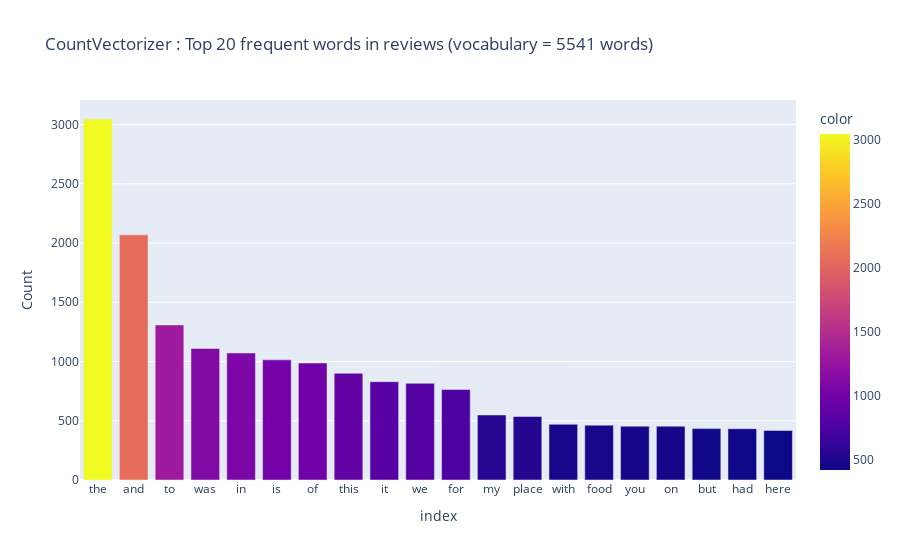
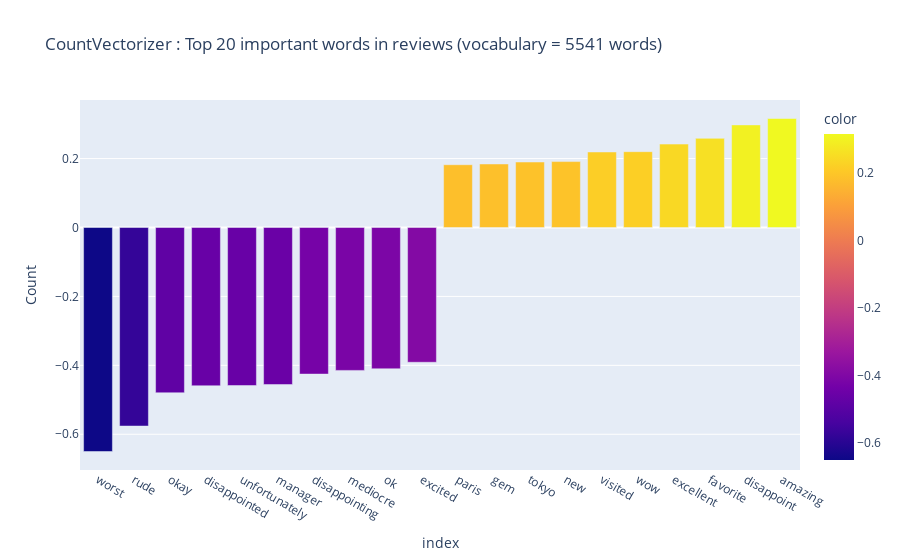
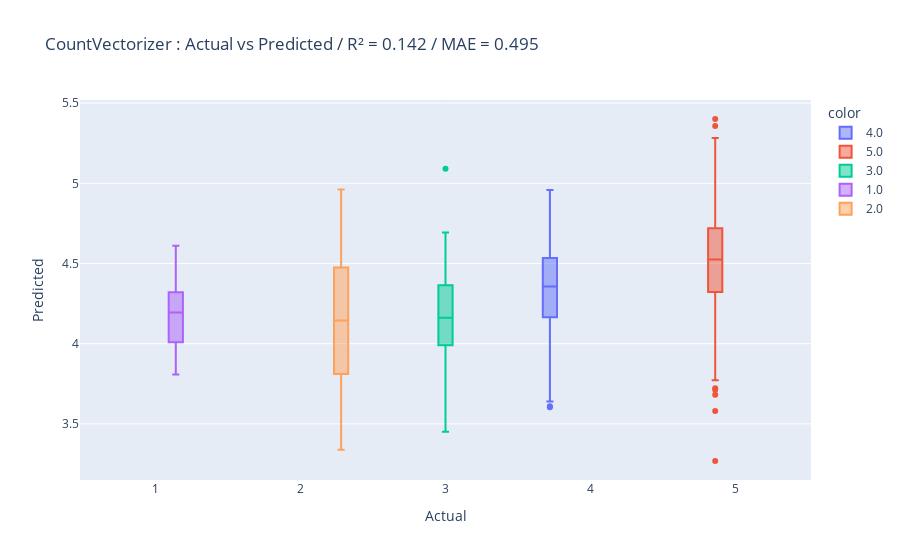
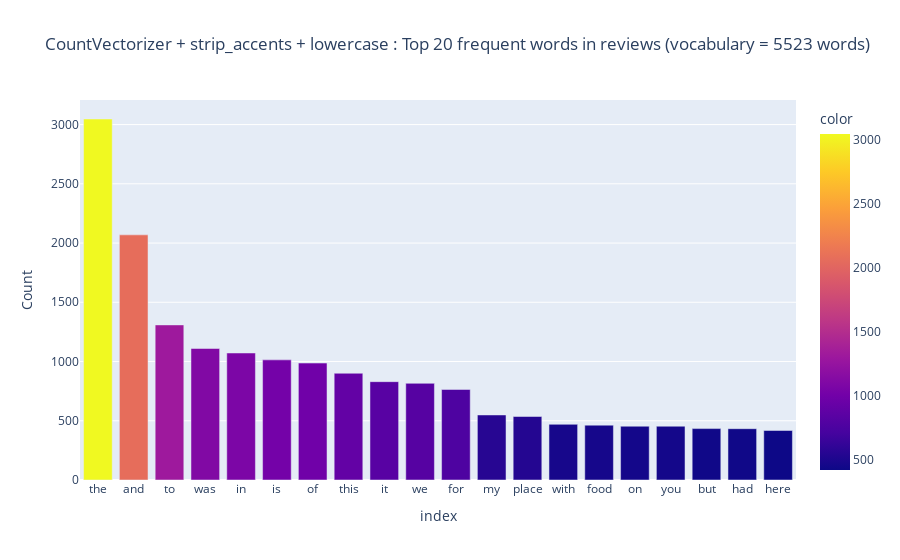

The cell these charts' notebook holds for them, in order:
### Markdown cell above
## No pre-processing

### Code cell
from sklearn.linear_model import ElasticNetCV
from sklearn.metrics import median_absolute_error, r2_score
from sklearn.feature_extraction.text import CountVectorizer, TfidfVectorizer

from nltk.corpus import stopwords, wordnet
from nltk.stem import PorterStemmer, WordNetLemmatizer
from nltk import word_tokenize, pos_tag

import spacy

import string

nltk.download("stopwords")
nltk.download("wordnet")
stopwords = set(stopwords.words("english"))

nlp = spacy.load("en_core_web_sm")


def pos_tagger(nltk_tag):
    if nltk_tag.startswith("J"):
        return wordnet.ADJ
    elif nltk_tag.startswith("V"):
        return wordnet.VERB
    elif nltk_tag.startswith("N"):
        return wordnet.NOUN
    elif nltk_tag.startswith("R"):
        return wordnet.ADV
    else:
        return wordnet.NOUN


results = []
for vectorizer_name, vectorizer in [
    ("CountVectorizer", CountVectorizer()),
    (
        "CountVectorizer + strip_accents + lowercase",
        CountVectorizer(
            strip_accents="unicode",
            lowercase=True,
        ),
    ),
    (
        "CountVectorizer + strip_accents + lowercase + stop_words",
        CountVectorizer(
            strip_accents="unicode",
            lowercase=True,
            stop_words=stopwords,
        ),
    ),
    (
        "CountVectorizer + strip_accents + lowercase + stop_words + {min,max}_df",
        CountVectorizer(
            strip_accents="unicode",
            lowercase=True,
            stop_words=stopwords,
            max_df=0.9,
            min_df=0.01,
        ),
    ),
    (
        "CountVectorizer + strip_accents + lowercase + stop_words + {min,max}_df + ngrams",
        CountVectorizer(
            strip_accents="unicode",
            lowercase=True,
            stop_words=stopwords,
            max_df=0.9,
            min_df=0.01,
            ngram_range=(1, 3),
        ),
    ),
    (
        "CountVectorizer + strip_accents + lowercase + stop_words + {min,max}_df + ngrams + PorterStemmer",
        CountVectorizer(
            strip_accents="unicode",
            lowercase=True,
            stop_words=stopwords,
            max_df=0.9,
            min_df=0.01,
            ngram_range=(1, 3),
            tokenizer=lambda text: [
                PorterStemmer().stem(token).lower()
                for token in word_tokenize(text)
                if token.isalpha() and token.lower() not in stopwords
            ],
        ),
    ),
    (
        "CountVectorizer + strip_accents + lowercase + stop_words + {min,max}_df + ngrams + WordNetLemmatizer",
        CountVectorizer(
            strip_accents="unicode",
            lowercase=True,
            stop_words=stopwords,
            max_df=0.9,
            min_df=0.01,
            ngram_range=(1, 3),
            tokenizer=lambda text: [
                WordNetLemmatizer().lemmatize(token, pos_tagger(pos)).lower()
                for token, pos in nltk.pos_tag(nltk.word_tokenize(text))
                if token.isalpha() and token.lower() not in stopwords
            ],
        ),
    ),
    (
        "CountVectorizer + strip_accents + lowercase + stop_words + {min,max}_df + ngrams + SpaCy",
        CountVectorizer(
            strip_accents="unicode",
            lowercase=True,
            stop_words=stopwords,
            max_df=0.9,
            min_df=0.01,
            ngram_range=(1, 3),
            tokenizer=lambda text: [
                token.lemma_.lower()
                for token in nlp(text)
                if token.is_alpha and not token.is_stop
            ],
        ),
    ),
    (
        "TfidfVectorizer + strip_accents + lowercase + stop_words + {min,max}_df + ngrams + SpaCy",
        TfidfVectorizer(
            strip_accents="unicode",
            lowercase=True,
            stop_words=stopwords,
            max_df=0.9,
            min_df=0.01,
            ngram_range=(1, 3),
            tokenizer=lambda text: [
                token.lemma_.lower()
                for token in nlp(text)
                if token.is_alpha and not token.is_stop
            ],
        ),
    ),
]:
    X_train_vec = vectorizer.fit_transform(X_train)
    X_test_vec = vectorizer.transform(X_test)

    words_count = pd.Series(
        X_train_vec.sum(axis=0).tolist()[0],
        index=vectorizer.get_feature_names(),
    )

    top_20_count = words_count.sort_values(ascending=False).head(20)

    fig = px.bar(
        top_20_count,
        x=top_20_count.index,
        y=top_20_count.values,
        labels={"x": "Word", "y": "Count"},
        title=f"{vectorizer_name} : Top 20 frequent words in reviews (vocabulary = {len(words_count)} words)",
        color=top_20_count.values,
    )
    fig.show()

    reg = ElasticNetCV(random_state=42, n_jobs=-1).fit(X_train_vec, y_train)
    coefs = pd.Series(reg.coef_, index=vectorizer.get_feature_names())

    top_20_coefs = coefs.nlargest(10).append(coefs.nsmallest(10)).sort_values()

    fig = px.bar(
        top_20_coefs,
        x=top_20_coefs.index,
        y=top_20_coefs.values,
        labels={"x": "Word", "y": "Count"},
        title=f"{vectorizer_name} : Top 20 important words in reviews (vocabulary = {len(words_count)} words)",
        color=top_20_coefs.values,
    )
    fig.show()

    y_pred = reg.predict(X_test_vec)

    fig = px.box(
        x=y_test,
        y=y_pred,
        labels={"x": "Actual", "y": "Predicted"},
        title=f"{vectorizer_name} : Actual vs Predicted / R² = {round(r2_score(y_test, y_pred), 3)} / MAE = {round(median_absolute_error(y_test, y_pred), 3)}",
        color=y_test,
    )
    fig.show()

    results.append(
        {
            "vectorizer": vectorizer_name,
            "vocabulary_size": len(words_count),
            "r2_score": round(r2_score(y_test, y_pred), 3),
            "median_absolute_error": round(
                median_absolute_error(y_test, y_pred), 3
            ),
        }
    )

    print()
    print(f"{vectorizer_name}")
    print(
        f"vocabulary = {len(words_count)} words / R² = {round(r2_score(y_test, y_pred), 3)} / MAE = {round(median_absolute_error(y_test, y_pred), 3)}"
    )
    print()

print(
    pd.DataFrame(results).sort_values(
        by=["r2_score", "median_absolute_error"],
        ascending=[False, True],
    )
)

### Figure 1 — Plotly figure (JSON) as saved in the notebook; plotly's stock layout.template omitted (floating-point values rounded to 4 significant figures)
{"data": [{"alignmentgroup": "True", "hovertemplate": "index=%{x}<br>Count=%{y}<br>color=%{marker.color}<extra></extra>", "legendgroup": "", "marker": {"color": [3047, 2069, 1309, 1110, 1072, 1014, 987, 901, 830, 816, 764, 549, 536, 470, 463, 454, 454, 434, 433, 418], "coloraxis": "coloraxis", "pattern": {"shape": ""}}, "name": "", "offsetgroup": "", "orientation": "v", "showlegend": false, "textposition": "auto", "type": "bar", "x": ["the", "and", "to", "was", "in", "is", "of", "this", "it", "we", "for", "my", "place", "with", "food", "you", "on", "but", "had", "here"], "xaxis": "x", "y": [3047, 2069, 1309, 1110, 1072, 1014, 987, 901, 830, 816, 764, 549, 536, 470, 463, 454, 454, 434, 433, 418], "yaxis": "y"}], "layout": {"barmode": "relative", "coloraxis": {"colorbar": {"title": {"text": "color"}}, "colorscale": [[0, "#0d0887"], [0.1111, "#46039f"], [0.2222, "#7201a8"], [0.3333, "#9c179e"], [0.4444, "#bd3786"], [0.5556, "#d8576b"], [0.6667, "#ed7953"], [0.7778, "#fb9f3a"], [0.8889, "#fdca26"], [1, "#f0f921"]]}, "legend": {"tracegroupgap": 0}, "title": {"text": "CountVectorizer : Top 20 frequent words in reviews (vocabulary = 5541 words)"}, "xaxis": {"anchor": "y", "domain": [0, 1], "title": {"text": "index"}}, "yaxis": {"anchor": "x", "domain": [0, 1], "title": {"text": "Count"}}}}

### Figure 2 — Plotly figure (JSON) as saved in the notebook; plotly's stock layout.template omitted (floating-point values rounded to 4 significant figures)
{"data": [{"alignmentgroup": "True", "hovertemplate": "index=%{x}<br>Count=%{y}<br>color=%{marker.color}<extra></extra>", "legendgroup": "", "marker": {"color": [-0.65, -0.5761, -0.4796, -0.4593, -0.4586, -0.4557, -0.4253, -0.4147, -0.41, -0.3911, 0.1822, 0.1844, 0.1901, 0.1913, 0.2191, 0.22, 0.242, 0.2588, 0.2977, 0.3163], "coloraxis": "coloraxis", "pattern": {"shape": ""}}, "name": "", "offsetgroup": "", "orientation": "v", "showlegend": false, "textposition": "auto", "type": "bar", "x": ["worst", "rude", "okay", "disappointed", "unfortunately", "manager", "disappointing", "mediocre", "ok", "excited", "paris", "gem", "tokyo", "new", "visited", "wow", "excellent", "favorite", "disappoint", "amazing"], "xaxis": "x", "y": [-0.65, -0.5761, -0.4796, -0.4593, -0.4586, -0.4557, -0.4253, -0.4147, -0.41, -0.3911, 0.1822, 0.1844, 0.1901, 0.1913, 0.2191, 0.22, 0.242, 0.2588, 0.2977, 0.3163], "yaxis": "y"}], "layout": {"barmode": "relative", "coloraxis": {"colorbar": {"title": {"text": "color"}}, "colorscale": [[0, "#0d0887"], [0.1111, "#46039f"], [0.2222, "#7201a8"], [0.3333, "#9c179e"], [0.4444, "#bd3786"], [0.5556, "#d8576b"], [0.6667, "#ed7953"], [0.7778, "#fb9f3a"], [0.8889, "#fdca26"], [1, "#f0f921"]]}, "legend": {"tracegroupgap": 0}, "title": {"text": "CountVectorizer : Top 20 important words in reviews (vocabulary = 5541 words)"}, "xaxis": {"anchor": "y", "domain": [0, 1], "title": {"text": "index"}}, "yaxis": {"anchor": "x", "domain": [0, 1], "title": {"text": "Count"}}}}

### Figure 3 — Plotly figure (JSON) as saved in the notebook; plotly's stock layout.template omitted (floating-point values rounded to 4 significant figures; data arrays with more than 128 entries replaced by an {"elided": "..."} marker saying what was removed)
{"data": [{"alignmentgroup": "True", "hovertemplate": "color=4.0<br>Actual=%{x}<br>Predicted=%{y}<extra></extra>", "legendgroup": "4.0", "marker": {"color": "#636efa"}, "name": "4.0", "notched": false, "offsetgroup": "4.0", "orientation": "v", "showlegend": true, "type": "box", "x": {"elided": "189 int values"}, "x0": " ", "xaxis": "x", "y": {"elided": "189 float values"}, "y0": " ", "yaxis": "y"}, {"alignmentgroup": "True", "hovertemplate": "color=5.0<br>Actual=%{x}<br>Predicted=%{y}<extra></extra>", "legendgroup": "5.0", "marker": {"color": "#EF553B"}, "name": "5.0", "notched": false, "offsetgroup": "5.0", "orientation": "v", "showlegend": true, "type": "box", "x": {"elided": "450 int values"}, "x0": " ", "xaxis": "x", "y": {"elided": "450 float values"}, "y0": " ", "yaxis": "y"}, {"alignmentgroup": "True", "hovertemplate": "color=3.0<br>Actual=%{x}<br>Predicted=%{y}<extra></extra>", "legendgroup": "3.0", "marker": {"color": "#00cc96"}, "name": "3.0", "notched": false, "offsetgroup": "3.0", "orientation": "v", "showlegend": true, "type": "box", "x": [3, 3, 3, 3, 3, 3, 3, 3, 3, 3, 3, 3, 3, 3, 3, 3, 3, 3, 3, 3, 3, 3, 3, 3, 3, 3, 3, 3, 3, 3, 3, 3, 3, 3, 3, 3, 3, 3, 3, 3, 3, 3, 3, 3, 3, 3, 3, 3, 3, 3, 3, 3, 3, 3, 3], "x0": " ", "xaxis": "x", "y": [3.886, 4.465, 3.761, 4.13, 4.279, 4.435, 4.143, 4.012, 4.098, 4.428, 3.946, 3.938, 4.187, 3.646, 3.99, 3.553, 4.588, 4.35, 4.162, 4.191, 4.456, 4.073, 3.488, 4.072, 4.063, 3.504, 5.091, 4.056, 4.657, 4.172, 4.357, 4.106, 3.746, 4.382, 4.192, 3.451, 4.414, 3.735, 3.987, 3.976, 4.161, 4.251, 4.187, 4.368, 4.318, 3.996, 4.165, 4.356, 4.459, 4.694, 3.994, 4.052, 4.624, 4.403, 4.102], "y0": " ", "yaxis": "y"}, {"alignmentgroup": "True", "hovertemplate": "color=1.0<br>Actual=%{x}<br>Predicted=%{y}<extra></extra>", "legendgroup": "1.0", "marker": {"color": "#ab63fa"}, "name": "1.0", "notched": false, "offsetgroup": "1.0", "orientation": "v", "showlegend": true, "type": "box", "x": [1, 1, 1, 1, 1, 1, 1, 1, 1, 1, 1, 1], "x0": " ", "xaxis": "x", "y": [4.154, 4.177, 4.477, 3.808, 3.908, 4.292, 4.612, 3.979, 4.214, 4.04, 4.307, 4.335], "y0": " ", "yaxis": "y"}, {"alignmentgroup": "True", "hovertemplate": "color=2.0<br>Actual=%{x}<br>Predicted=%{y}<extra></extra>", "legendgroup": "2.0", "marker": {"color": "#FFA15A"}, "name": "2.0", "notched": false, "offsetgroup": "2.0", "orientation": "v", "showlegend": true, "type": "box", "x": [2, 2, 2, 2, 2, 2, 2, 2, 2, 2, 2, 2, 2, 2, 2, 2, 2, 2, 2, 2, 2, 2, 2, 2, 2, 2], "x0": " ", "xaxis": "x", "y": [4.215, 3.352, 4.132, 4.259, 4.476, 4.516, 4.405, 3.812, 4.316, 4.194, 3.905, 3.891, 3.418, 3.66, 4.158, 4.026, 4.021, 3.585, 3.95, 4.476, 4.511, 4.962, 4.707, 4.623, 3.338, 3.504], "y0": " ", "yaxis": "y"}], "layout": {"boxmode": "group", "legend": {"title": {"text": "color"}, "tracegroupgap": 0}, "title": {"text": "CountVectorizer : Actual vs Predicted / R² = 0.142 / MAE = 0.495"}, "xaxis": {"anchor": "y", "domain": [0, 1], "title": {"text": "Actual"}}, "yaxis": {"anchor": "x", "domain": [0, 1], "title": {"text": "Predicted"}}}}

### Figure 4 — Plotly figure (JSON) as saved in the notebook; plotly's stock layout.template omitted (floating-point values rounded to 4 significant figures)
{"data": [{"alignmentgroup": "True", "hovertemplate": "index=%{x}<br>Count=%{y}<br>color=%{marker.color}<extra></extra>", "legendgroup": "", "marker": {"color": [3047, 2069, 1309, 1110, 1072, 1014, 987, 901, 830, 816, 764, 549, 536, 470, 463, 454, 454, 434, 433, 418], "coloraxis": "coloraxis", "pattern": {"shape": ""}}, "name": "", "offsetgroup": "", "orientation": "v", "showlegend": false, "textposition": "auto", "type": "bar", "x": ["the", "and", "to", "was", "in", "is", "of", "this", "it", "we", "for", "my", "place", "with", "food", "on", "you", "but", "had", "here"], "xaxis": "x", "y": [3047, 2069, 1309, 1110, 1072, 1014, 987, 901, 830, 816, 764, 549, 536, 470, 463, 454, 454, 434, 433, 418], "yaxis": "y"}], "layout": {"barmode": "relative", "coloraxis": {"colorbar": {"title": {"text": "color"}}, "colorscale": [[0, "#0d0887"], [0.1111, "#46039f"], [0.2222, "#7201a8"], [0.3333, "#9c179e"], [0.4444, "#bd3786"], [0.5556, "#d8576b"], [0.6667, "#ed7953"], [0.7778, "#fb9f3a"], [0.8889, "#fdca26"], [1, "#f0f921"]]}, "legend": {"tracegroupgap": 0}, "title": {"text": "CountVectorizer + strip_accents + lowercase : Top 20 frequent words in reviews (vocabulary = 5523 words)"}, "xaxis": {"anchor": "y", "domain": [0, 1], "title": {"text": "index"}}, "yaxis": {"anchor": "x", "domain": [0, 1], "title": {"text": "Count"}}}}
